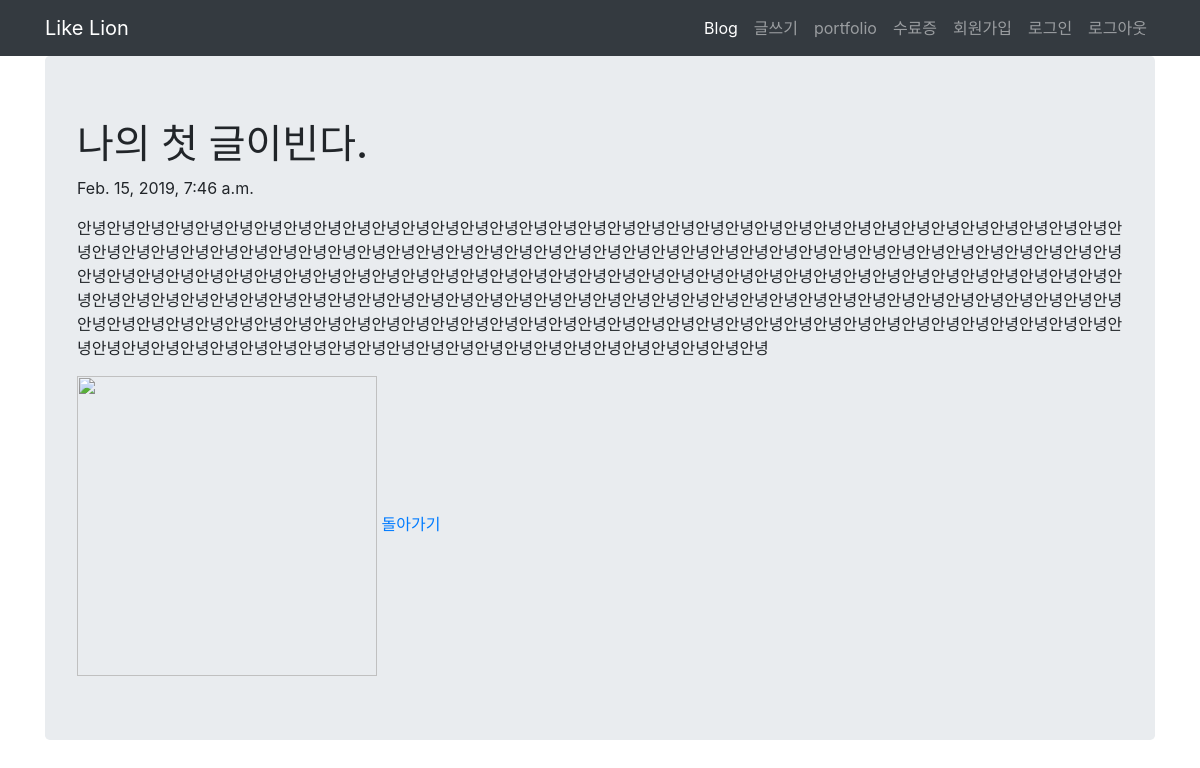
Page /blog/1/ on the committed database.
### blog/models.py (models this page shows, shortened)
class Blog(models.Model):
    title = models.CharField(max_length=200)
    pub_date = models.DateTimeField('date published')
    body = models.TextField()

### blog/views.py (the view)
# urls.py: path('<int:blog_id>/', blog_view.detail, name='detail'),
def detail(request, blog_id):
    blog_detail = get_object_or_404(Blog, pk=blog_id)
    return render(request, 'detail.html', {'blog': blog_detail})

### blog/templates/detail.html
{% extends 'base.html' %}
{% load static %}
{% block content %}
<div class="container jumbotron">
    <h1>{{ blog.title }}</h1>
    <p>{{ blog.pub_date }}</p>
    <p>{{ blog.body }}</p>
    <img src="{{ blog.image.url }}" width="300" height="300">
    <a href="{% url 'blog' %}">돌아가기</a>
</div>
{% endblock %}

### rows in the picture
Blog: title "나의 첫 글이빈다.", pub_date "Feb. 15, 2019, 7:46 a.m.", body "안녕안녕안녕안녕안녕안녕안녕안녕안녕안녕안녕안녕안녕안녕안녕안녕안녕안녕안녕안녕안녕안녕안녕안녕안녕안녕안녕안녕안녕안녕안녕안녕안녕안녕안녕안녕안녕안녕안녕안녕안녕안녕안녕안녕안녕안녕안녕안녕안녕안녕안녕안녕안녕안녕안녕안녕안녕안녕안녕안녕안녕안녕안녕안녕안녕안녕안녕안녕안녕안녕안녕안녕안녕안녕안녕안녕안녕안녕안녕안녕안녕안녕안녕안녕안녕안녕안녕안녕안녕안녕안녕안녕안녕안녕안녕안녕안녕안녕안녕안녕안녕안녕안녕안녕안녕안녕안녕안녕안녕안녕안녕안녕안녕안녕안녕안녕안녕안녕안녕안녕안녕안녕안녕안녕안녕안녕안녕안녕안녕안녕안녕안녕안녕안녕안녕안녕안녕안녕안녕안녕안녕안녕안녕안녕안녕안녕안녕안녕안녕안녕안녕안녕안녕안녕안녕안녕안녕안녕안녕안녕안녕안녕안녕안녕안녕안녕안녕안녕안녕안녕안녕안녕안녕안녕안녕안녕안녕안녕안녕안녕안녕안녕안녕안녕안녕안녕안녕안녕안녕안녕안녕안녕안녕안녕안녕안녕안녕안녕안녕안녕안녕"
